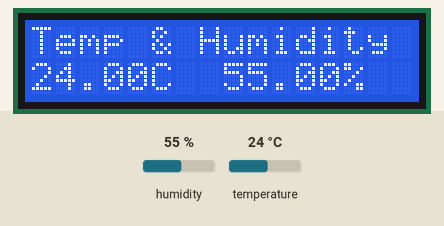
Recording of a sketch running on a simulated Arduino Uno, built with avr-gcc and run on an emulated ATmega328P. Shown: 16×2 character LCD. The test bench sets the inputs (shaded band); at power-on: humidity 55 %, temperature 24 °C.

Above: at 2.2 s.
2.3 s: humidity set to 22 %
At 7.4 s:
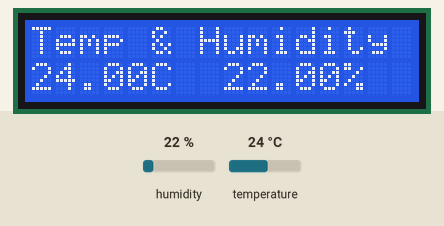
8.3 s: temperature set to 12 °C
At 12.6 s:
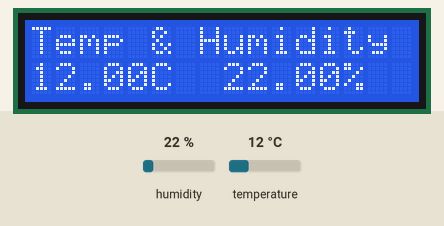
14.3 s: humidity set to 40 %
At 16.6 s:
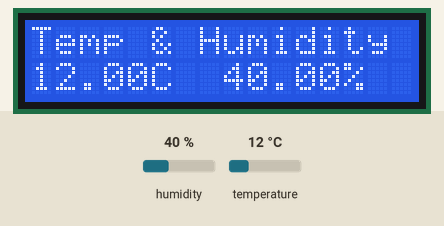
20.3 s: temperature set to 19 °C
At 21.8 s:
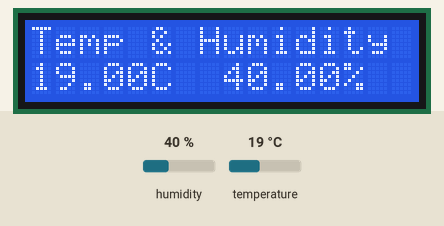
Timing chart, 0 to 23.3 s (numbered marks = the images above; inputs shaded):
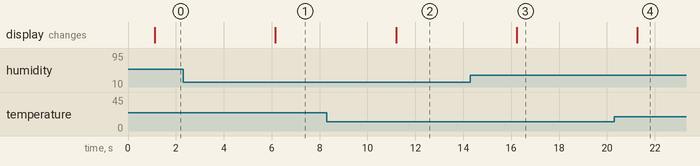

The sketch:

dht11.ino
```cpp
#include "DHT.h"
#include <LiquidCrystal_I2C.h>
#define DHT_DPIN A0
#define DHTTYPE DHT11

DHT dht(DHT_DPIN,DHTTYPE);
LiquidCrystal_I2C lcd(0x27,20,4);

void setup() {
  Serial.begin(9600);
  dht.begin();
  delay(300);//Let system settle
  //Serial.println("Humidity and temperature\n\n");
  delay(700);
  lcd.begin(16,2);
  lcd.backlight();
  lcd.setCursor(0, 0);
  lcd.print("Temp & Humidity");

}

void loop() {
  float temp = dht.readTemperature();
  float hum = dht.readHumidity();

  lcd.setCursor(0, 1);
  lcd.print(temp);
  lcd.setCursor(5, 1);
  lcd.print("C");
  lcd.setCursor(8, 1);
  lcd.print(hum);
  lcd.setCursor(13, 1);
  lcd.print("%");

  //Serial.print("Temp: ");
  //Serial.print(temp);
  //Serial.print("*C; ");
  //Serial.print("Humidity: ");
  //Serial.print(hum);
  //Serial.println("%");

  delay(5000);

}
```

Measured:
- after the input at 2.3 s, the display: changes after 3.9 s (image 1)
- after the input at 8.3 s, the display: changes after 2.9 s (image 2)
- after the input at 14.3 s, the display: changes after 1.9 s (image 3)
- after the input at 20.3 s, the display: changes after 0.97 s (image 4)
